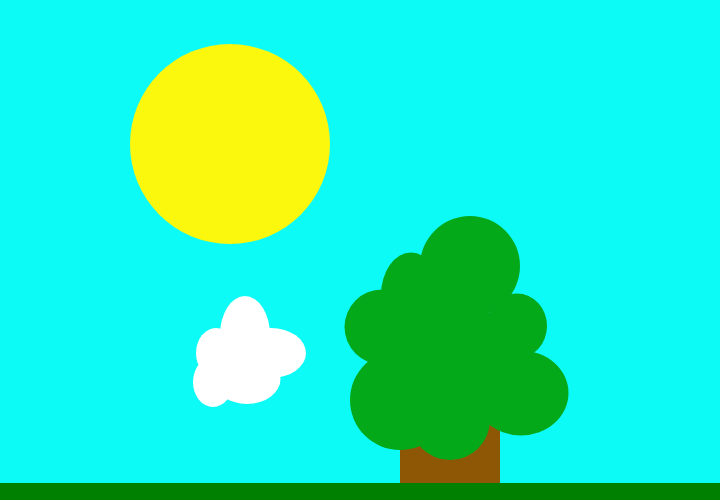
Frame 1 (no input)
Frame 60 (no input): identical to frame 1, image omitted
Frame 120 (the mouse pressed at the canvas centre since frame 60): identical to frame 1, image omitted

The p5.js sketch that drew this single still picture (run headless with seeded random() and noise() and a simulated clock; from frame 60 on, the mouse is pressed at the canvas centre):

// p5.js sketch
// ── sketch.js
function setup() {
  // Sets the screen to be 720 pixels wide and 400 pixels high
  createCanvas(720, 500); //always in the set up. it is the size
  // background('#C14242'); //background color,1 number is grey scale, 255 is white
  // noStroke(); // means dont put a line around it

//   fill('#BF3FBF'); // fill means color. is every shape under it untill u make another shape
//   triangle(18, 18, 18, 360, 81, 360);
//
//   fill(0, 230,0);
//   rect(0, 0, 100, 200);
//
//   fill(204);
//   quad(189, 18, 216, 18, 216, 360, 144, 360);
//
//   fill(255);
//   ellipse(252, 144, 72, 72);
//
//   fill(204);
//   triangle(288, 18, 351, 360, 288, 360);
//
//   fill(255);
//   arc(479, 300, 280, 280, PI, TWO_PI);
// }

}

function draw() {
  background('#0DFBF7');
  noStroke();

  fill('#FBF70D');
  ellipse (230,144,200,200);

  fill ('#8E5705');
  rect(400,350,100,600)
    // x   y  wide tall
    // make something move x=x+1;

  fill ('#04A91A')
  ellipse (400,400,100,100)

  fill ('#04A91A')
  ellipse (450,420,80,80)

  fill ('#04A91A')
  ellipse (470,266,100,100)

  fill ('#04A91A')
  ellipse (382,327,75,75)

  fill ('#04A91A')
  ellipse (521,393,95,85)

  fill ('#04A91A')
  ellipse (411,295,60,85)

  fill ('#04A91A')
  ellipse (482,383,95,85)

  fill ('#04A91A')
  ellipse (517,326,60,65)

  fill ('#04A91A')
  ellipse (445,335,100,100)

fill ( 'white' ) ;
ellipse (245,335,50,78);
ellipse (216,353,40,50);
ellipse (271,353,70,50);
ellipse (213,382,40,50);
ellipse (247,379,67,50);

fill('green');
rect(0,483,800,100)


//   fill(255);
//   text('hello',20,20);
//
// fill(100);
//   text(mouseX +','+ mouseY,40,20); how you can find where the cordanis is at
}

function mouseReleased() {
  console.log( mouseX +','+ mouseY);
}
